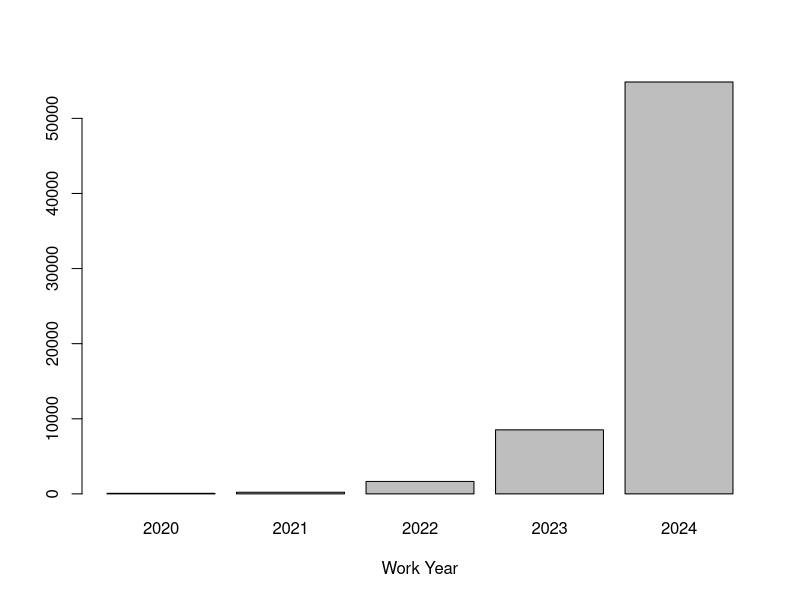
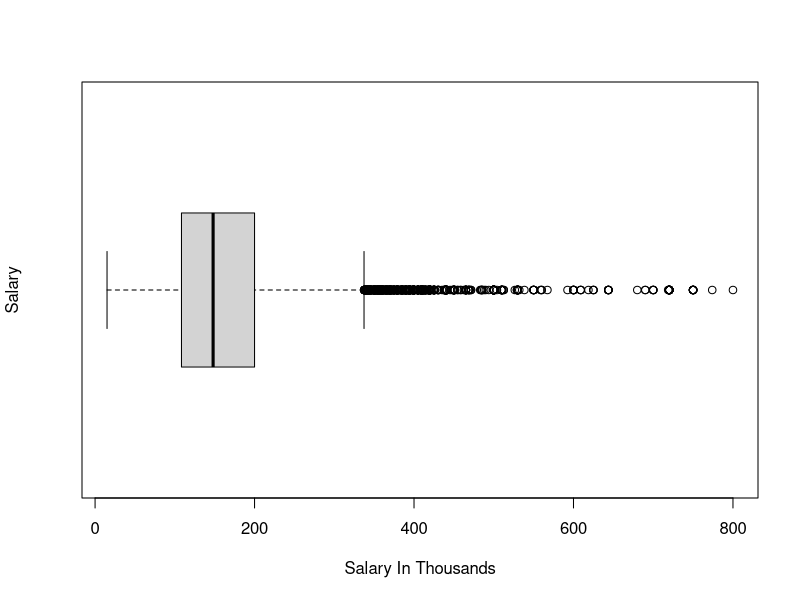

Source code (R) for these figures, in order:
## ---- chunk 1
rm(list=ls())
library(ggplot2)
library(dplyr)
library(reshape2)
library(glue)
data <- read.csv("data_science_salaries.csv")
summary(data)
## ---- chunk 2
#Make a basic plot of distributions for numeric values
dataNumeric <- data[, c('work_year','salary_in_usd')]
names(dataNumeric) <- c('work_year','salary_in_thousands')
dataNumeric <- dataNumeric %>%
  mutate(salary_in_thousands = salary_in_thousands / 1000)
# creating a plot 
barplot(table(dataNumeric$work_year), xlab = "Work Year")
boxplot(dataNumeric$salary_in_thousands, ylab = "Salary", xlab = "Salary In Thousands", horizontal = T)
## ---- chunk 3
#List the unique values of the text based variables. 
#Will probably rewrite this as a function later lots of redundant code
head(unique(data$job_title))
glue("{length(unique(data$job_title))} Unique Job Titles")

head(unique(data$experience_level))
glue("{length(unique(data$experience_level))} Unique Experience Levels")

head(unique(data$employment_type))
glue("{length(unique(data$employment_type))} Unique Employment Types")

head(unique(data$work_models))
glue("{length(unique(data$work_models))} Unique Work Models")

head(unique(data$employee_residence))
glue("{length(unique(data$employee_residence))} Unique Employee Residences")

head(unique(data$company_size))
glue("{length(unique(data$company_size))} Unique Company Sizes")

head(unique(data$company_location))
glue("{length(unique(data$company_location))} Unique Company Locations")
## ---- chunk 4
#Get salaries by role and expereince level
data %>%
  group_by(job_title,experience_level) %>%
  summarize(Mean = mean(salary_in_usd)) %>%
  arrange(desc(Mean))
## ---- chunk 5
#Salary by company location and size
data %>%
  group_by(company_location,company_size) %>%
  summarize(Mean = mean(salary_in_usd)) %>%
  arrange(desc(Mean))
